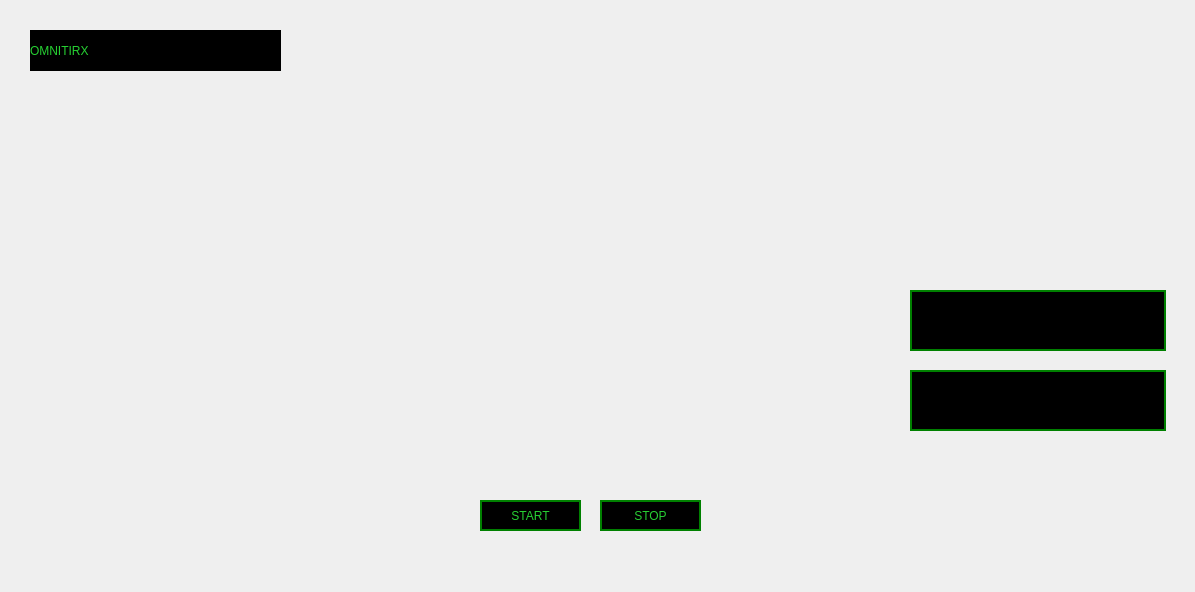
<?xml version="1.0" encoding="UTF-8"?>
<ui version="4.0">
 <class>MainWindow</class>
 <widget class="QMainWindow" name="MainWindow">
  <property name="geometry">
   <rect>
    <x>0</x>
    <y>0</y>
    <width>1195</width>
    <height>592</height>
   </rect>
  </property>
  <property name="windowTitle">
   <string>MainWindow</string>
  </property>
  <widget class="QWidget" name="centralwidget">
   <widget class="QLabel" name="label">
    <property name="geometry">
     <rect>
      <x>0</x>
      <y>-40</y>
      <width>1221</width>
      <height>671</height>
     </rect>
    </property>
    <property name="text">
     <string/>
    </property>
    <property name="pixmap">
     <pixmap>../jarvis/gifs/G.U.I Material/B.G/Black_Template.jpg</pixmap>
    </property>
   </widget>
   <widget class="QLabel" name="label_2">
    <property name="geometry">
     <rect>
      <x>210</x>
      <y>-30</y>
      <width>681</width>
      <height>671</height>
     </rect>
    </property>
    <property name="text">
     <string/>
    </property>
    <property name="pixmap">
     <pixmap>../jarvis/gifs/G.U.I Material/VoiceReg/Siri.gif</pixmap>
    </property>
   </widget>
   <widget class="QLabel" name="label_3">
    <property name="geometry">
     <rect>
      <x>860</x>
      <y>-30</y>
      <width>501</width>
      <height>341</height>
     </rect>
    </property>
    <property name="text">
     <string/>
    </property>
    <property name="pixmap">
     <pixmap>../jarvis/gifs/G.U.I Material/ExtraGui/Earth.gif</pixmap>
    </property>
   </widget>
   <widget class="QLabel" name="label_4">
    <property name="geometry">
     <rect>
      <x>10</x>
      <y>410</y>
      <width>371</width>
      <height>181</height>
     </rect>
    </property>
    <property name="text">
     <string/>
    </property>
    <property name="pixmap">
     <pixmap>../jarvis/gifs/G.U.I Material/ExtraGui/Code_Template.gif</pixmap>
    </property>
   </widget>
   <widget class="QLabel" name="label_5">
    <property name="geometry">
     <rect>
      <x>30</x>
      <y>30</y>
      <width>251</width>
      <height>41</height>
     </rect>
    </property>
    <property name="styleSheet">
     <string notr="true">color :rgb(38, 209, 50);
background-color : trancpeternt ;
font: 75 28pt &quot;Arial&quot;;</string>
    </property>
    <property name="text">
     <string>OMNITIRX</string>
    </property>
   </widget>
   <widget class="QPushButton" name="pushButton">
    <property name="geometry">
     <rect>
      <x>480</x>
      <y>500</y>
      <width>101</width>
      <height>31</height>
     </rect>
    </property>
    <property name="styleSheet">
     <string notr="true">color: rgb(39, 207, 51);
font: 75 12pt &quot;8514oem&quot;;

background-color : trancperent;
border : 2px solid green;
</string>
    </property>
    <property name="text">
     <string>START</string>
    </property>
   </widget>
   <widget class="QPushButton" name="pushButton_2">
    <property name="geometry">
     <rect>
      <x>600</x>
      <y>500</y>
      <width>101</width>
      <height>31</height>
     </rect>
    </property>
    <property name="styleSheet">
     <string notr="true">color: rgb(39, 207, 51);
font: 75 12pt &quot;8514oem&quot;;

background-color : trancperent;
border : 2px solid green;
</string>
    </property>
    <property name="text">
     <string>STOP</string>
    </property>
   </widget>
   <widget class="QTextBrowser" name="textBrowser">
    <property name="geometry">
     <rect>
      <x>910</x>
      <y>290</y>
      <width>256</width>
      <height>61</height>
     </rect>
    </property>
    <property name="styleSheet">
     <string notr="true">color : rgb(55, 203, 60);
background-color : trancperent ;
font: 75 12pt &quot;8514oem&quot;;
border : 2px solid green;</string>
    </property>
   </widget>
   <widget class="QTextBrowser" name="textBrowser_2">
    <property name="geometry">
     <rect>
      <x>910</x>
      <y>370</y>
      <width>256</width>
      <height>61</height>
     </rect>
    </property>
    <property name="styleSheet">
     <string notr="true">color : rgb(55, 203, 60);
background-color : trancperent ;
font: 75 12pt &quot;8514oem&quot;;
border : 2px solid green;</string>
    </property>
   </widget>
  </widget>
 </widget>
 <resources/>
 <connections/>
</ui>
